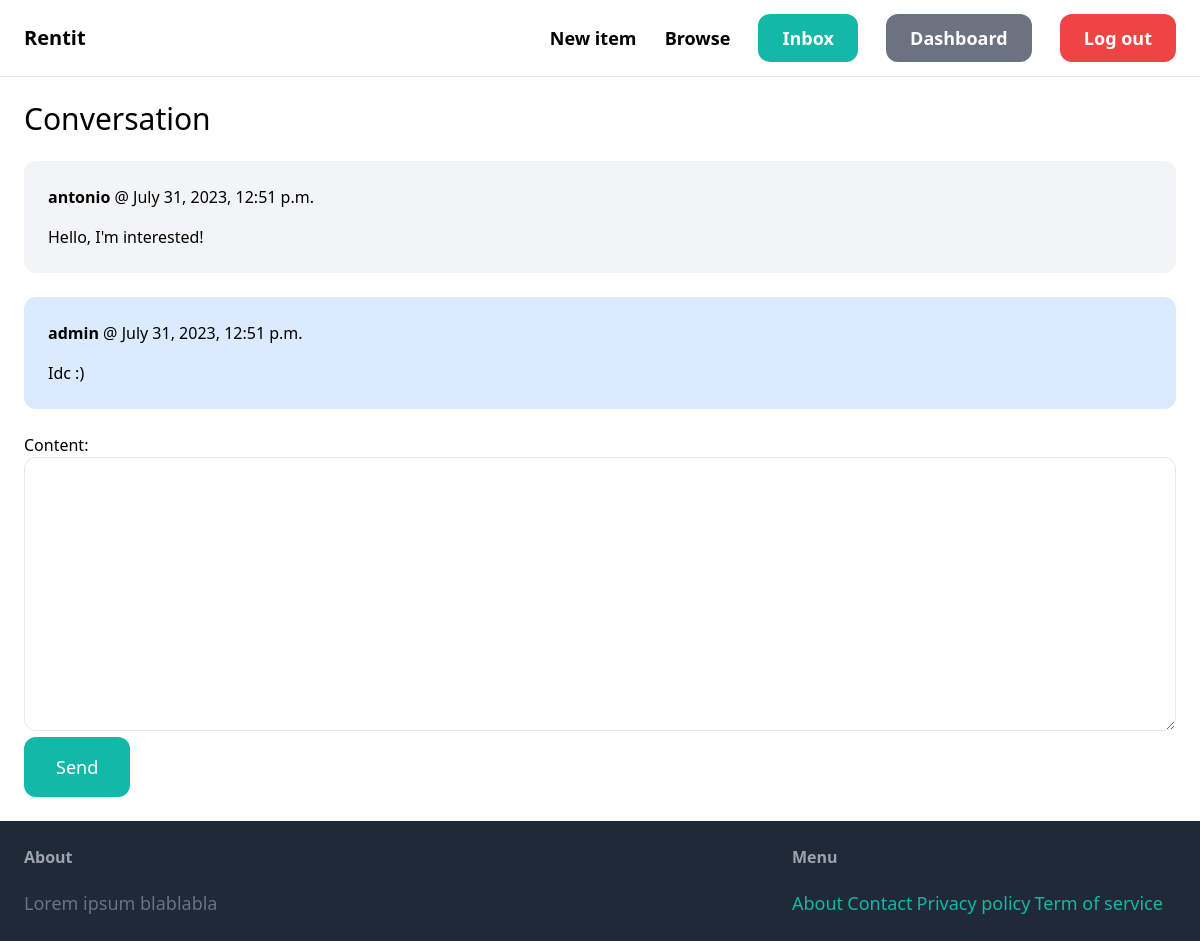
The app's page /inbox/4/ (signed in), older data.
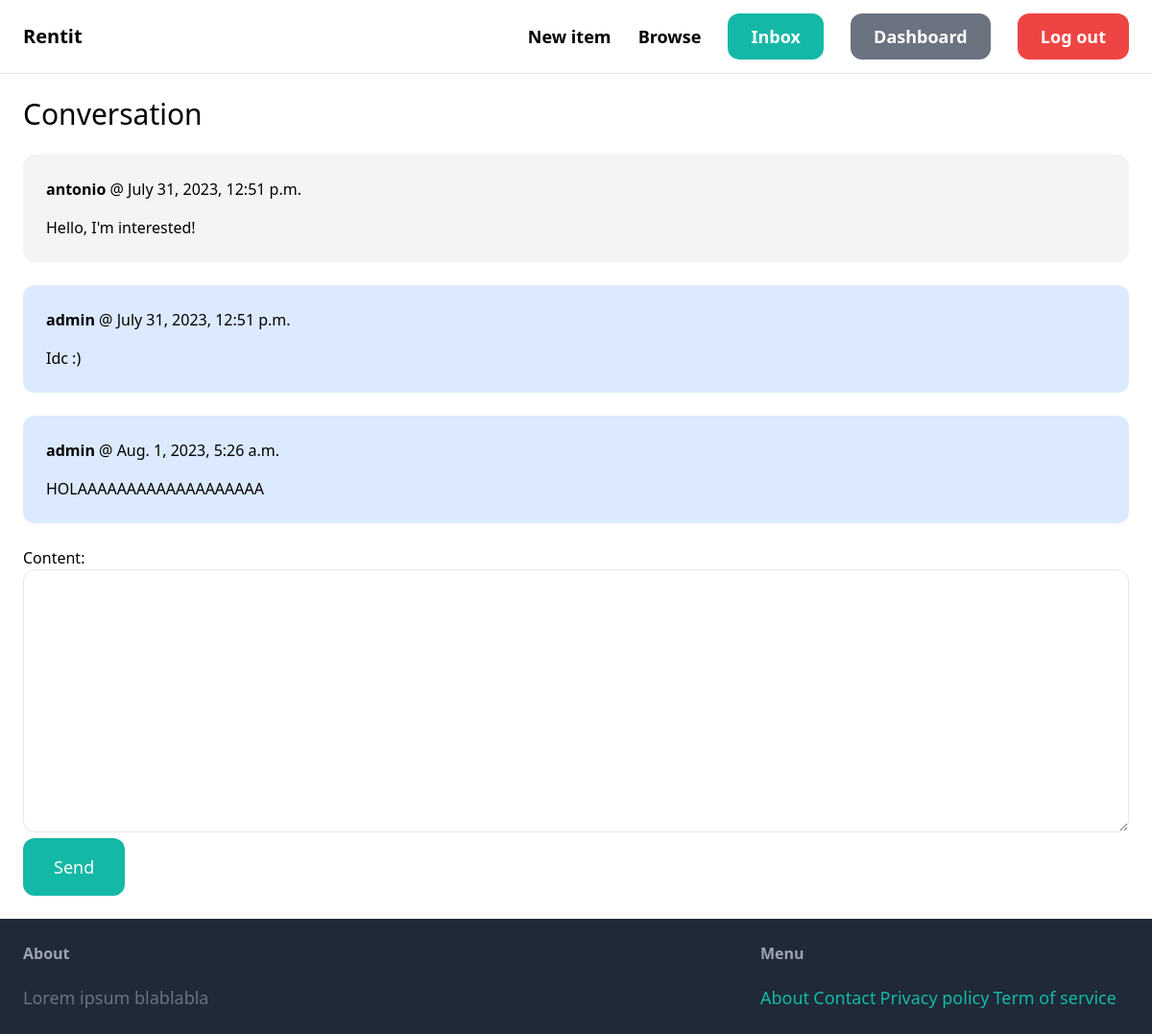
The same page, newer data.
### conversation/models.py (models this page shows)
class ConversationMessage(models.Model):
    conversation = models.ForeignKey(Conversation, related_name='messages', on_delete=models.CASCADE)
    content = models.TextField()
    created_at = models.DateTimeField(auto_now_add=True)
    created_by = models.ForeignKey(User, related_name='created_message', on_delete=models.CASCADE)

### conversation/views.py (the view)
# urls.py: path('<int:pk>/', views.detail, name='detail'),
@login_required
def detail(request, pk): #this pk is for the conversation
    conversation = Conversation.objects.filter(members__in=[request.user.id]).get(pk=pk)
    if request.method == 'POST':
        form = ConversationMessageForm(request.POST)
        if form.is_valid():
            conversation_message = form.save(commit=False)
            conversation_message.conversation = conversation
            conversation_message.created_by = request.user
            conversation_message.save()
            conversation.save()
            return redirect('conversation:detail', pk=pk)
    else:
        form = ConversationMessageForm()
    return render(request, 'conversation/detail.html', {
        'conversation': conversation,
        'form': form
    })

### conversation/forms.py
class ConversationMessageForm(forms.ModelForm):
    class Meta:
        model = ConversationMessage
        fields = ('content',)
        widgets = {
            'content': forms.Textarea(attrs={
                'class': 'w-full py-4 px-6 rounded-xl border'
            })
        }

### conversation/templates/conversation/detail.html (shortened to what this page needs)
{% extends 'core/base.html' %}
{% block content%}
<h1 class="mb-6 text-3xl">Conversation</h1>
<div class="space-y-6">
    {% for message in conversation.messages.all %}
        <div class="p-6 flex {% if message.created_by == request.user %} bg-blue-100 {% else %} bg-gray-100 {% endif %} rounded-xl">
            <div>
                <p class="mb-4"><strong>{{ message.created_by.username }}</strong> @ {{ message.created_at }}</p>
                <p>{{ message.content }}</p>
            </div>
        </div>
    {% endfor %}
</div>
<form method="post" action="." class="mt-6">
    {{ form.as_p}}
    <button class="py-4 px-8 text-lg bg-teal-500 hover:bg-teal-700 rounded-xl text-white">Send</button>
</form>
{% endblock %}

Row changes from the older to the newer data that the page shows:
added ConversationMessage: created_by.username "admin", created_at "Aug. 1, 2023, 5:26 a.m.", content "HOLAAAAAAAAAAAAAAAAAAA"
